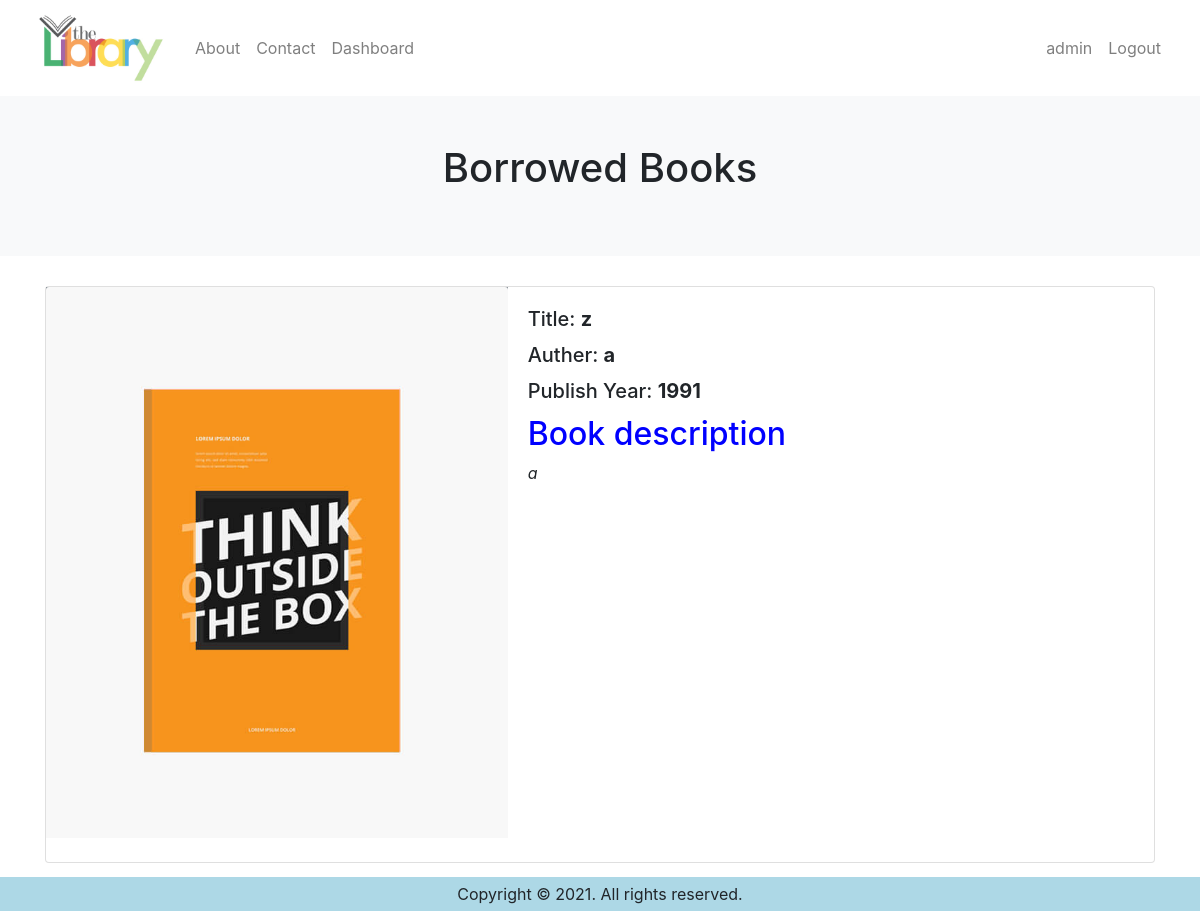
/adminPanel/borrowedbooks (signed in), run on an earlier commit of the app's database.
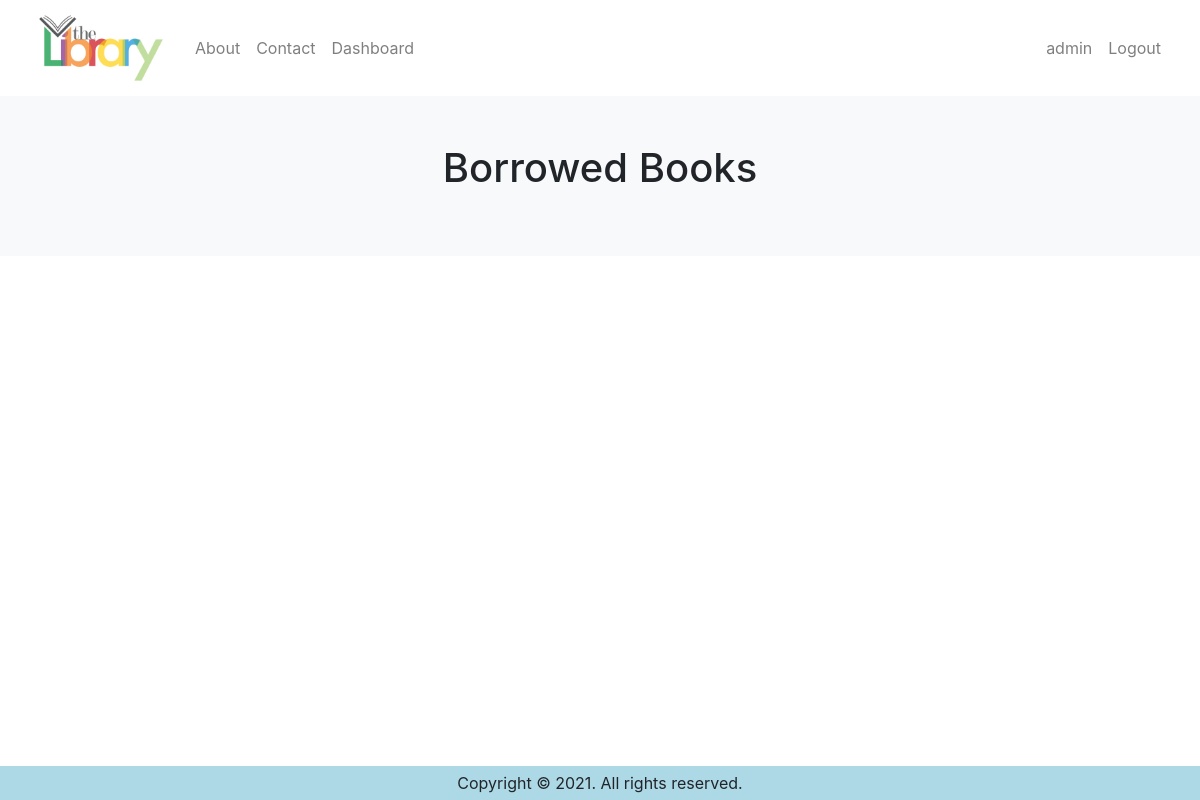
And on a later commit of the database.
### students/models.py (models this page shows, shortened)
class Book(models.Model):
	title = models.CharField(max_length=50)
	author = models.CharField(max_length=50)
	summary = models.TextField()
	ISBN = models.CharField(max_length=13)
	publish_year = models.IntegerField()
	pic = models.ImageField(upload_to='book_image', blank=True)
	return_date = models.DateField(blank=True, null=True)
	status = models.CharField(max_length=50, blank=True, null=True)

### adminDashboard/views.py (the view)
# urls.py: path("borrowedbooks", views.borrowedbooks, name="borrowedbooks"),
@login_required(login_url='/students/login')
def borrowedbooks(request):
    books = Book.objects.filter(status__isnull=False)
    img = Book.objects.filter(status__isnull=False)
    context = {'books':books, 'img':img}
    return render(request, "adminDashboard/borrowedbooks.html", context)

### adminDashboard/templates/adminDashboard/borrowedbooks.html (shortened to what this page needs)
{% extends 'base.html' %}
{% load static %}
{% block content %}
<div class="p-5 text-center bg-light">
    <h1 class="mb-3">Borrowed Books</h1>
</div>
<div class="container" style="margin-top: 30px;">
    <section class="cover">
       {% for book in books %}
        <div style="display: inline;">
            <div class="card" style="margin-top: 25px;">
                <div class="row no-gutters">
                    <div class="col-sm-5" style="background: #868e96;">
                        <img src="/media/{{ book.pic }}"class="card-img-top h-100" alt="...">
                    </div>
                    <div class="col-sm-7">
                        <div class="card-body">
                            <h5 class="card-title">Title: <b>{{ book.title }}</b></h5>
                            <h5 class="card-title">Auther: <b>{{ book.author }}</b></h5>
                            <h5 class="card-title">Publish Year: <b>{{ book.publish_year }}</b></h5>
                            <h2 style=" color:blue">Book description</h2>
                            <p class="card-text"><i>{{ book.summary }}</i></p>
                        </div>
                    </div>
                </div><br>
            </div>
        </div>
       {% endfor %}
    </section>
</div>
{% endblock content %}

What changed in the data, as far as the page shows it:
no longer on this page (row edited): Book: pic (picture), title "z", author "a", publish_year "1991", summary "a"
